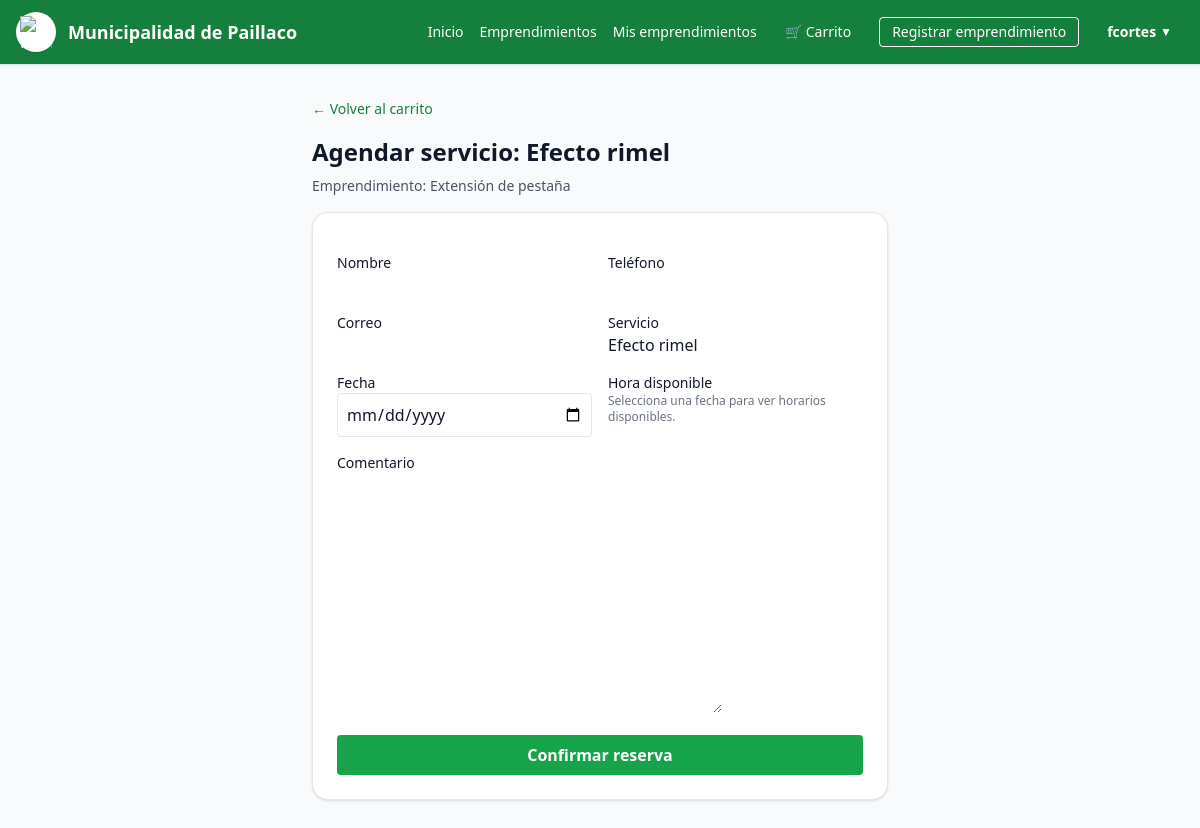
The app's page /carrito/agendar-servicio/11/ (signed in) with its own data.
### accounts/models.py (models this page shows)
class User(AbstractUser):
    class Roles(models.TextChoices):
        CIUDADANO = "citizen", "Ciudadano"
        EMPRENDEDOR = "entrepreneur", "Emprendedor"
        ADMIN_MUNI = "admin_muni", "Admin. Municipal"
    role = models.CharField(
        max_length=20, choices=Roles.choices, default=Roles.CIUDADANO
    )

### marketplace/models.py (models this page shows, shortened)
class Producto(models.Model):
    TIPO_CHOICES = [
        ("menu", "Plato / Menú"),
        ("producto", "Producto"),
        ("servicio", "Servicio"),
    ]
    emprendimiento = models.ForeignKey(
        "Emprendimiento",
        on_delete=models.CASCADE,
        related_name="productos"
    )
    nombre = models.CharField(max_length=150)
    descripcion = models.TextField(blank=True)
    precio = models.DecimalField(max_digits=10, decimal_places=0)
    tipo = models.CharField(max_length=20, choices=TIPO_CHOICES, default="producto")
    imagen = models.ImageField(upload_to="productos/", blank=True, null=True)
    disponible = models.BooleanField(default=True)

class Emprendimiento(models.Model):
    CATEGORIAS = [
        ("comida", "Comida / Delivery"),
        ("ropa", "Ropa / Boutique"),
        ("tienda", "Tienda general"),
        ("alimentos", "Alimentos"),
        ("servicios", "Servicios (peluquería, uñas, etc.)"),
        ("otros", "Otros"),
    ]
    owner = models.ForeignKey(
        settings.AUTH_USER_MODEL,
        on_delete=models.CASCADE,
        related_name="emprendimientos"
    )
    nombre = models.CharField(max_length=150)
    categoria = models.CharField(max_length=30, choices=CATEGORIAS)
    rubro = models.CharField(max_length=150, blank=True)
    descripcion = models.TextField(blank=True)
    direccion = models.CharField(max_length=200, blank=True)
    telefono = models.CharField(max_length=30, blank=True)
    email_contacto = models.EmailField(blank=True)
    sitio_web = models.URLField(blank=True)
    imagen = models.ImageField(upload_to="emprendimientos/", blank=True, null=True)
    imagen1 = models.ImageField(upload_to="emprendimientos/", blank=True, null=True)
    imagen2 = models.ImageField(upload_to="emprendimientos/", blank=True, null=True)
    imagen3 = models.ImageField(upload_to="emprendimientos/", blank=True, null=True)
    permite_agendar = models.BooleanField(default=False)
    permite_compras = models.BooleanField(default=False)
    is_verified = models.BooleanField(default=False)
    visitas = models.IntegerField(default=0)
    creado_en = models.DateTimeField(auto_now_add=True)

### marketplace/views.py (the view, shortened to what this page needs)
# urls.py: path("carrito/agendar-servicio/<int:producto_id>/", marketplace_views.agendar_servicio, name="agendar_servicio"),
@login_required
def agendar_servicio(request, producto_id):
    producto = get_object_or_404(Producto, id=producto_id, tipo="servicio")
    emprendimiento = producto.emprendimiento
    def generar_horarios_disponibles():
        hora_inicio = time(8, 0)      # 08:00
        hora_fin = time(20, 0)        # 20:00
        duracion = timedelta(hours=2)         # duración servicio
        descanso = timedelta(minutes=20)      # descanso entre clientes
        intervalo = duracion + descanso       # total 2h 20min
        horarios = []
        actual = datetime.combine(datetime.today(), hora_inicio)
        fin = datetime.combine(datetime.today(), hora_fin)
        while actual + duracion <= fin:
            horarios.append(actual.time())
            actual += intervalo
        return horarios
    form = ReservaForm(initial={"servicio": producto.nombre})
    horarios_disponibles = []
    fecha_param = request.GET.get("fecha")
    return render(request, "marketplace/agendar_servicio.html", {
        "form": form,
        "producto": producto,
        "emprendimiento": emprendimiento,
        "horarios_disponibles": horarios_disponibles,
    })

### marketplace/forms.py
class ReservaForm(forms.ModelForm):
    class Meta:
        model = Reserva
        fields = [
            "nombre_cliente",
            "telefono",
            "email",
            "servicio",
            "fecha",
            "hora",
            "comentario",
        ]

### marketplace/context_processors.py (called while the page is built)
def carrito_count(request):
    carrito = request.session.get("carrito", {})
    total = 0
    for item in carrito.values():
        cantidad = item.get("cantidad", 1)
        total += cantidad
    return {"carrito_count": total}

def carrito_context(request):
    count = 0
    if request.user.is_authenticated:
        count = CarritoItem.objects.filter(user=request.user).count()
    else:
        cart = request.session.get("cart", [])
        count = sum(item.get("cantidad", 1) for item in cart)
    return {"carrito_count": count}

### templates/marketplace/agendar_servicio.html (shortened to what this page needs)
{% extends "base.html" %}
{% block content %}
<div class="max-w-xl mx-auto">
  <a href="{% url 'ver_carrito' %}" class="text-sm text-green-700 hover:underline">
    ← Volver al carrito
  </a>
  <h1 class="text-2xl font-bold mt-4 mb-2">
    Agendar servicio: {{ producto.nombre }}
  </h1>
  <p class="text-sm text-gray-600 mb-4">
    Emprendimiento: {{ emprendimiento.nombre }}
  </p>
  <div class="bg-white rounded-2xl border shadow p-6">
    <form method="post" class="space-y-4">
      <div class="grid md:grid-cols-2 gap-4">
        <div>
          <label class="block text-sm font-medium">Nombre</label>
          {{ form.nombre_cliente }}
        </div>
        <div>
          <label class="block text-sm font-medium">Teléfono</label>
          {{ form.telefono }}
        </div>
        <div>
          <label class="block text-sm font-medium">Correo</label>
          {{ form.email }}
        </div>
        {% if form.servicio %}
        <div>
          <label class="block text-sm font-medium">Servicio</label>
          {{ form.servicio }}
        </div>
        {% endif %}
        <div>
          <label class="block text-sm font-medium">Fecha</label>
          <input
              type="date"
              id="fecha"
              name="fecha"
              value="{{ request.GET.fecha }}"
              class="border p-2 rounded w-full"
              required>
        </div>
        <div>
          <label class="block text-sm font-medium">Hora disponible</label>
          {% if horarios_disponibles %}
            <select name="hora" class="border p-2 rounded w-full" required>
              {% for h in horarios_disponibles %}
                <option value="{{ h }}">{{ h }}</option>
              {% endfor %}
            </select>
          {% else %}
            <p class="text-xs text-gray-500">
              Selecciona una fecha para ver horarios disponibles.
            </p>
          {% endif %}
        </div>
      </div>
      <div>
        <label class="block text-sm font-medium">Comentario</label>
        {{ form.comentario }}
      </div>
      <button class="w-full mt-3 px-4 py-2 rounded bg-green-600 text-white font-semibold hover:bg-green-700">
        Confirmar reserva
      </button>
    </form>
  </div>
</div>
{% endblock %}

### templates/base.html (shortened to what this page needs)
{% load static %}
<!doctype html>
<html lang="es">
<head>
  <script src="https://cdn.tailwindcss.com"></script>
  <link rel="stylesheet" href="https://cdn.jsdelivr.net/npm/swiper@11/swiper-bundle.min.css" />
</head>
<body class="bg-gray-50 text-gray-900">
  <header class="bg-green-700 text-white shadow">
    <nav class="mx-auto max-w-7xl px-4 py-3 flex items-center justify-between">
      <a href="{% url 'home' %}" class="flex items-center gap-3">
        <div class="h-10 w-10 rounded-full bg-white flex items-center justify-center shadow">
          <img
            src="https://www.munipaillaco.cl/wp-content/themes/munipaillaco-theme/images/logo_muni_transparente.png"
            alt="Municipalidad de Paillaco"
            class="h-8 w-8 object-contain"
          />
        </div>
        <span class="font-semibold text-white text-lg">
          Municipalidad de Paillaco
        </span>
      </a>
      <div class="flex items-center gap-4 text-sm">
        <a href="{% url 'home' %}" class="hover:text-gray-200">Inicio</a>
        <a href="{% url 'directory' %}" class="hover:text-gray-200">Emprendimientos</a>
        {% if user.is_authenticated %}
          <a href="{% url 'mis_emprendimientos' %}" class="hover:text-gray-200">Mis emprendimientos</a>
          <a href="{% url 'ver_carrito' %}"
             class="flex items-center gap-1 px-3 py-1 rounded hover:bg-green-800">
            <span>🛒</span>
            {% if carrito_count and carrito_count > 0 %}
              <span>Carrito ({{ carrito_count }})</span>
            {% else %}
              <span>Carrito</span>
            {% endif %}
          </a>
          <a href="{% url 'emprendimiento_registrar' %}"
             class="px-3 py-1 border border-white rounded font-medium hover:bg-green-600 hover:text-white">
            Registrar emprendimiento
          </a>
          <div class="relative group">
            <button class="px-3 py-1 rounded hover:bg-green-800 flex items-center gap-1">
              <span class="font-semibold">{{ user.username }}</span>
              <span class="text-xs">▼</span>
            </button>
          </div>
        {% else %}
          <a href="/cuenta/ingresar/" class="px-3 py-1 rounded hover:bg-green-800">Ingresar</a>
          <a href="{% url 'signup' %}"
             class="px-3 py-1 bg-white text-green-700 rounded font-medium hover:bg-gray-100">
            Crear cuenta
          </a>
        {% endif %}
      </div>
    </nav>
  </header>
  <main class="mx-auto max-w-7xl px-4 py-8">
    {% block content %}{% endblock %}
  </main>
</body>
</html>

### records on screen
User: username "fcortes"
Producto: nombre "Efecto rimel"
Emprendimiento: nombre "Extensión de pestaña"
